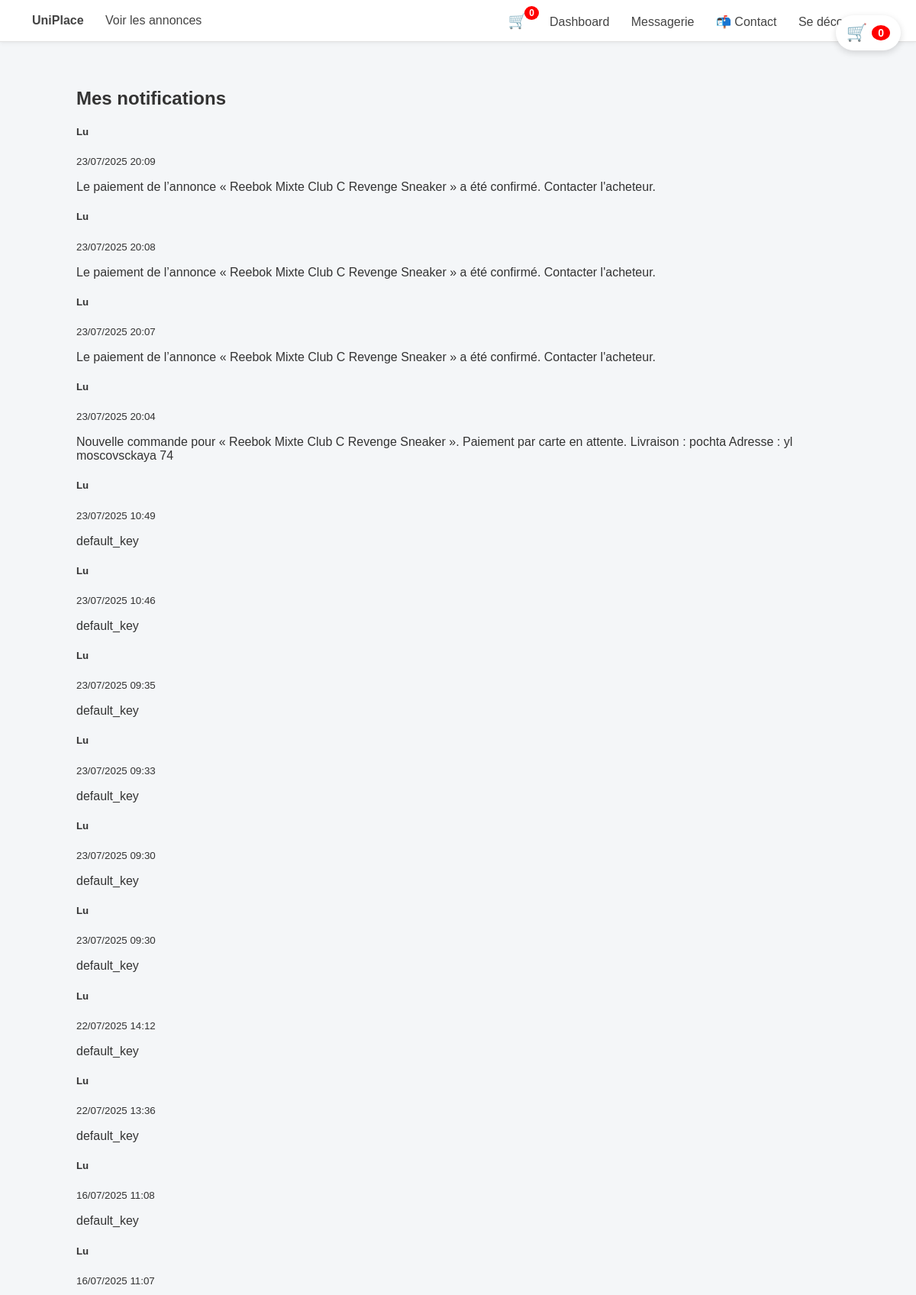
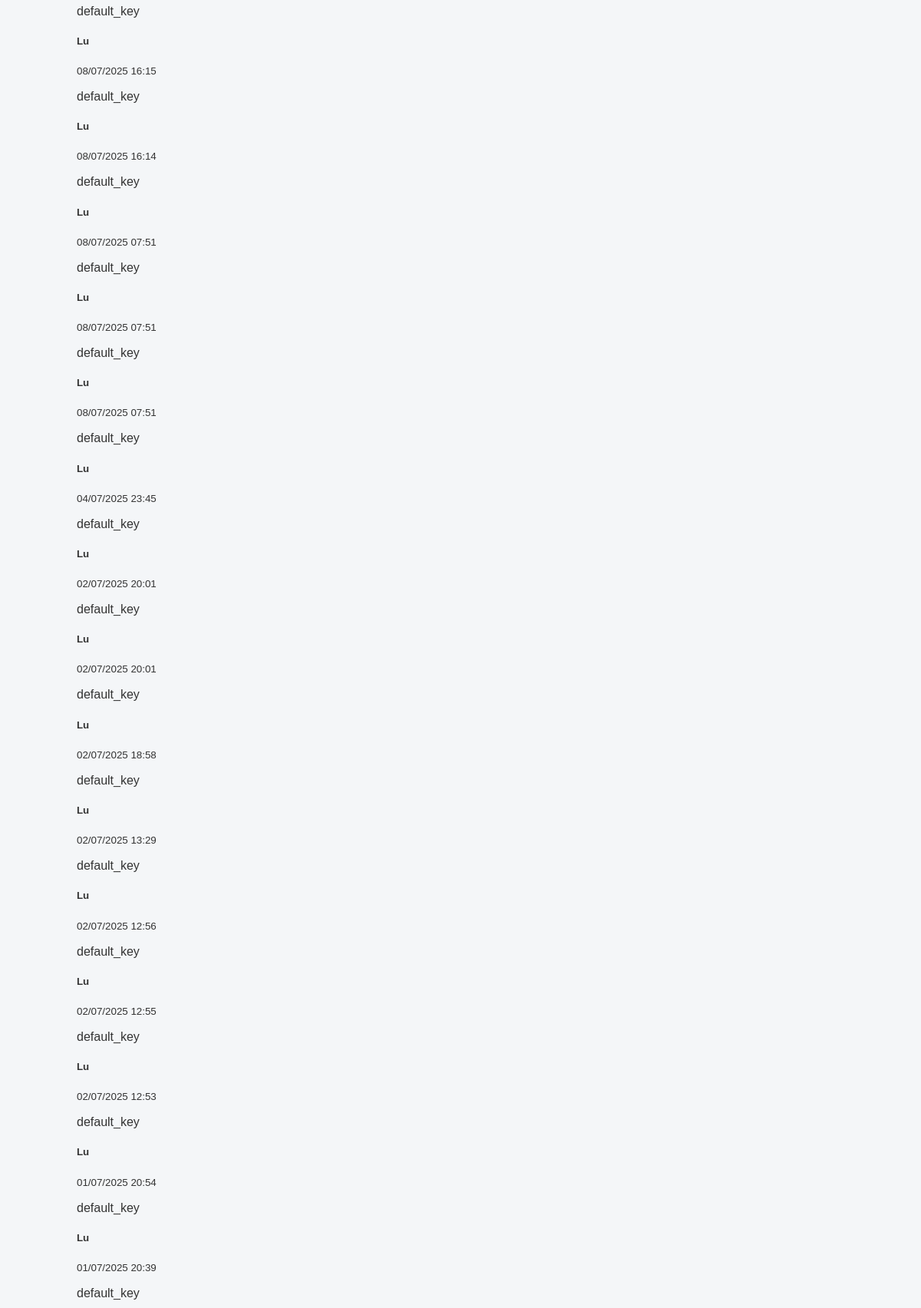
/notifications (signed in, upper part), run on the app's committed database (2 pictures, top to bottom).
### app/models.py (models this page shows)
class Notification(db.Model):
    id = db.Column(db.Integer, primary_key=True)
    user_id = db.Column(db.Integer, db.ForeignKey('user.id'), nullable=False)
    message_key = db.Column(db.String(100), nullable=False)  # ex: "notif.new_message"
    message_data = db.Column(db.JSON, nullable=True)  # ex: {"sender": "Alice"}
    is_read = db.Column(db.Boolean, default=False)
    created_at = db.Column(db.DateTime, default=datetime.utcnow)
    user = db.relationship('User', backref='notifications')

### app/routes/messaging.py (the view)
@messaging_bp.route('/notifications')
@login_required
def mes_notifications():
    notifs = Notification.query.filter_by(user_id=current_user.id).order_by(Notification.created_at.desc()).all()
    for notif in notifs:
        notif.is_read = True
    db.session.commit()
    return render_template("notifications.html", notifications=notifs)

### app/routes/auth.py (called while the page is built)
@login_manager.user_loader
def load_user(user_id):
    return User.query.get(int(user_id))

### app/templates/notifications.html (shortened to what this page needs)
{% extends "base.html" %}
{% block content %}
<div class="container mt-5">
  <h2 class="mb-4"> {{ _('Mes notifications') }}</h2>
  {% if notifications %}
    <div class="row">
      {% for notif in notifications %}
        <div class="col-12 mb-3">
          <div class="card shadow-sm {% if not notif.is_read %}border-start border-5 border-warning bg-light{% else %}border-start border-5 border-secondary{% endif %}">
            <div class="card-body">
              <div class="d-flex justify-content-between align-items-center mb-2">
                <h5 class="mb-0">
                  {% if not notif.is_read %}
                    <span class="badge bg-warning text-dark"><i class="bi bi-eye-slash"></i> {{ _('Nouveau') }}</span>
                  {% else %}
                    <span class="badge bg-secondary"> {{ _('Lu') }}</span>
                  {% endif %}
                </h5>
                <small class="text-muted">
                   {{ notif.created_at.strftime('%d/%m/%Y %H:%M') }}
                </small>
              </div>
              <p class="card-text">{{ _(notif.message_key, **(notif.message_data or {})) }}</p>
            </div>
          </div>
        </div>
      {% endfor %}
    </div>
  {% else %}
    <div class="alert alert-info d-flex align-items-center" role="alert">
      <i class="bi bi-info-circle-fill me-2"></i>
      {{ _('Vous n’avez aucune notification pour le moment.') }}
    </div>
  {% endif %}
</div>
{% endblock %}

### app/templates/base.html (style rules this page uses)
body { margin: 0; font-family: 'Segoe UI', sans-serif; background-color: #f4f6f8; color: #333; }
body { font-family: Arial, sans-serif; margin: 0; padding: 0; }

### app/templates/notifications.html (style rules this page uses)
body { font-family: Arial, sans-serif; margin: 0; padding: 0; }

### data on the page
Notification: created_at "23/07/2025 20:09"
Notification: created_at "23/07/2025 20:08"
Notification: created_at "23/07/2025 20:07"
Notification: created_at "23/07/2025 20:04"
Notification: created_at "23/07/2025 10:49"
Notification: created_at "23/07/2025 10:46"
Notification: created_at "23/07/2025 09:35"
Notification: created_at "23/07/2025 09:33"
Notification: created_at "23/07/2025 09:30"
Notification: created_at "23/07/2025 09:30"
Notification: created_at "22/07/2025 14:12"
Notification: created_at "22/07/2025 13:36"
Notification: created_at "16/07/2025 11:08"
Notification: created_at "16/07/2025 11:07"
Notification: created_at "08/07/2025 16:15"
Notification: created_at "08/07/2025 16:14"
Notification: created_at "08/07/2025 07:51"
Notification: created_at "08/07/2025 07:51"
Notification: created_at "08/07/2025 07:51"
Notification: created_at "04/07/2025 23:45"
Notification: created_at "02/07/2025 20:01"
Notification: created_at "02/07/2025 20:01"
Notification: created_at "02/07/2025 18:58"
Notification: created_at "02/07/2025 13:29"
Notification: created_at "02/07/2025 12:56"
Notification: created_at "02/07/2025 12:55"
Notification: created_at "02/07/2025 12:53"
Notification: created_at "01/07/2025 20:54"
Notification: created_at "01/07/2025 20:39"

### other printed values
{{ panier_count }} "0"
